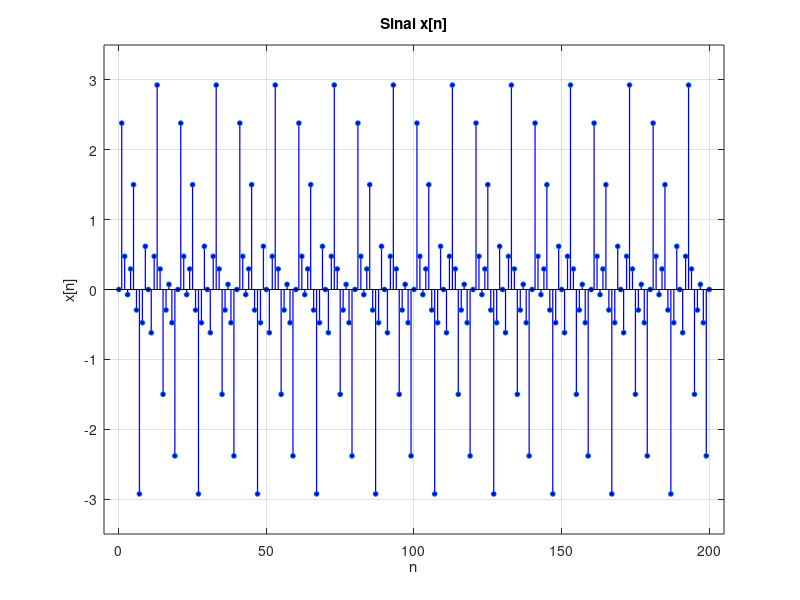
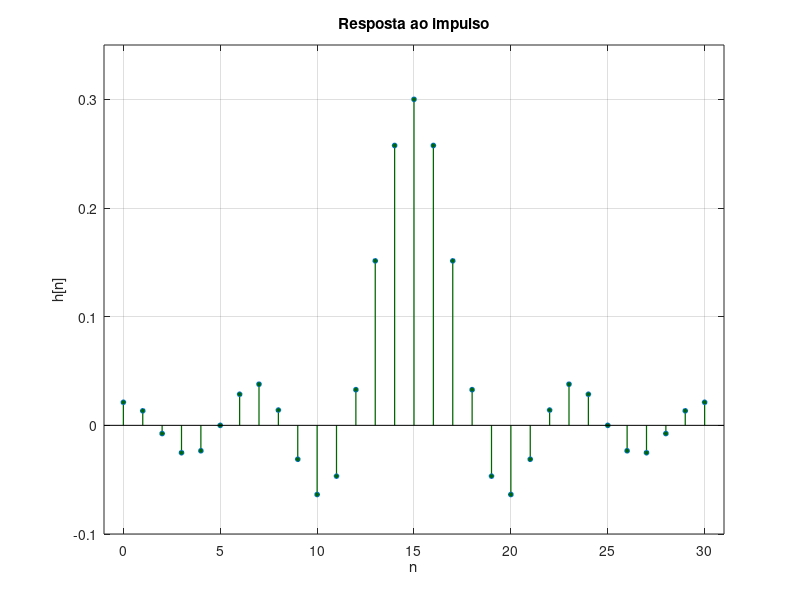
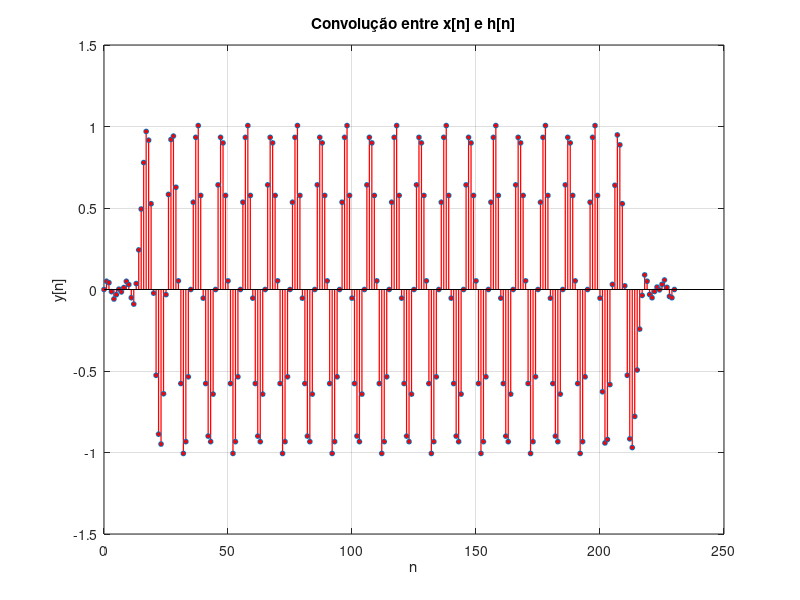
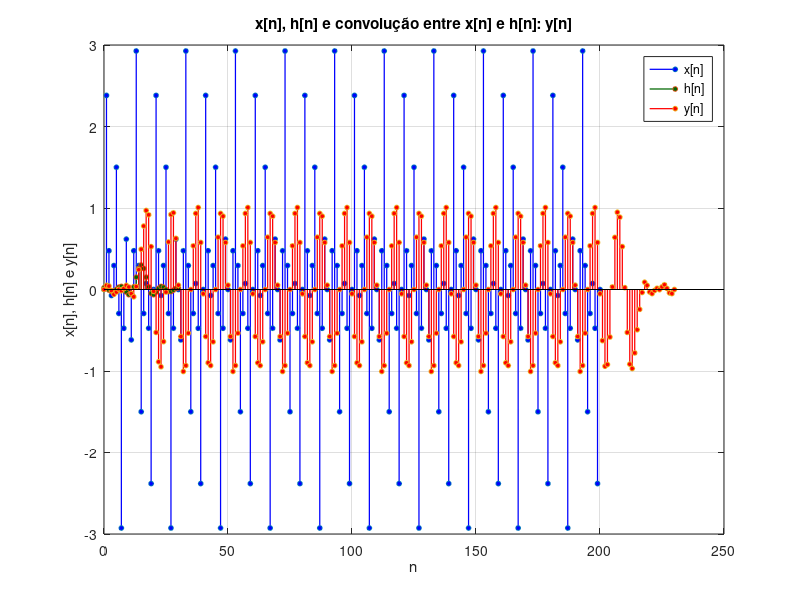

Source code (MATLAB) for these figures, in order:
% SISTEMAS LINEARES 2023.1
% ANTONIO ERALDO CAETANO MARTINS - 415221

clc
clear
close all

% Questão 01:

n_x = 0:200; % número de pontos

x = sin(0.2*pi*n_x) + 1.5*sin(0.5*pi*n_x) + 0.5*sin(0.8*pi*n_x); % sinal

figure('Position', [200, 400, 400, 275]); % figura 1
stem(n_x, x, 'o', 'Color', 'b', 'LineWidth', 0.9, 'MarkerSize', 3.5, 'MarkerFaceColor', 'b');
grid on;
xlabel('n');
ylabel('x[n]');
title('Sinal x[n]');
axis([-5 205 -3.5 3.5]);


% Questão 02:

n_h = 0:30; % número de pontos

h = (sin(0.3*pi*(n_h-15)))./(pi*(n_h-15)); % resposta ao impulso
h(n_h == 15) = 0.3; 
h(isnan(h)) = 0; % Se h[n_h] não existir para valores de n_h ~= 0:30, h[n_h] = 0;


figure('Position', [750, 400, 400, 275]); % figura 2
stem(n_h, h, 'o', 'Color', [0, 0.4, 0], 'LineWidth', 0.9, 'MarkerSize', 3.5, 'MarkerFaceColor', [0, 0.4, 0]);
grid on;
xlabel('n');
ylabel('h[n]');
title('Resposta ao impulso');
axis([-1 31 -0.1 0.35]);


% Questão 03:

y = conv(x,h);
n_y = 0:length(y)-1;

figure('Position', [200, 50, 400, 275]); % figura 3
stem(n_y, y, 'o', 'Color', 'r', 'LineWidth', 0.9, 'MarkerSize', 3.5, 'MarkerFaceColor', 'r');
grid on;
xlabel('n');
ylabel('y[n]');
title('Convolução entre x[n] e h[n]');


% Mostrando todos os sinais no mesmo gráfico, para comparação
figure('Position', [750, 50, 400, 275]); % figura 4
stem(n_x, x, 'o', 'Color', 'b', 'LineWidth', 0.9, 'MarkerSize', 3.5, 'MarkerFaceColor', 'b');
hold on;
stem(n_h, h, 'o', 'Color', [0, 0.4, 0], 'LineWidth', 0.9, 'MarkerSize', 3.5, 'MarkerFaceColor', [0, 0.4, 0]);
hold on;
stem(n_y, y, 'o', 'Color', 'r', 'LineWidth', 0.9, 'MarkerSize', 3.5, 'MarkerFaceColor', 'r');
grid on;
xlabel('n');
ylabel('x[n], h[n] e y[n]');
title('x[n], h[n] e convolução entre x[n] e h[n]: y[n]');
legend('x[n]','h[n]','y[n]');
hold off;


% Questão 04:

% Tem-se um caso de convolução implementada diretamente a partir de uma
% função nativa do Matlab, conv, que é realizada com somas dos termos, já
% que é uma convolução de sinais no tempo discreto.

% Pode-se ver a convolução do sinal de entrada x[n_x] com a resposta ao
% impulso h[n_h]. Para essa operação ser computacionalmente possível é
% necessário que hajam limites máximos e mínimos definidos numericamente, 
% diferentes de infinito, no caso foram definidos de acordo com os limites de 
% x[n_x] e h[n_h].

% Pode-se observar que na filtragem feita, frequencias e componentes do
% sinal de entrada são atenuados ou amplificados de acordo com a resposta
% ao impulso dada.





